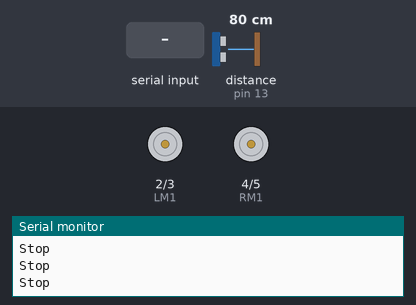
Bench run of a sketch on a simulated Arduino Uno, built with avr-gcc and run on an emulated ATmega328P. On the bench: motor-driver pin pairs drawn as motors (green arrow = first pin HIGH = forward, orange = second pin HIGH = backward, longer = more drive, scaled by the enable pin), the last lines printed to the serial monitor. The inputs (shaded band) are chosen by the test bench; at power-on: distance to the obstacle (sensor on pin 13) 80 cm. The echo pulse lasts 58.3 µs per cm.

Above: at 1.2 s.
1.3 s: "B" received over the second serial link
At 2.5 s:
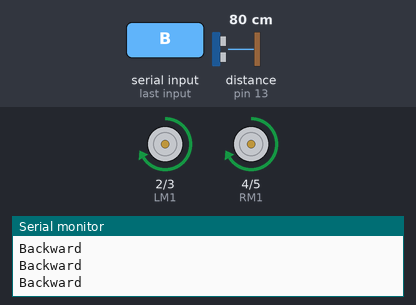
2.8 s: "L" received over the second serial link
At 3.4 s:
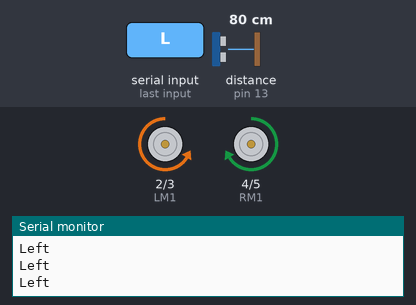
4.3 s: "R" received over the second serial link
At 4.7 s:
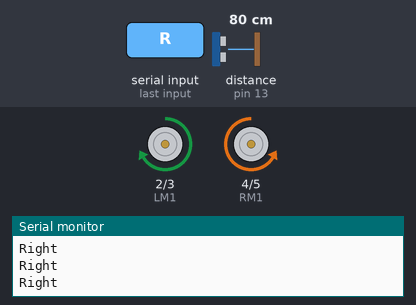
5.8 s: "F" received over the second serial link
At 7.0 s:
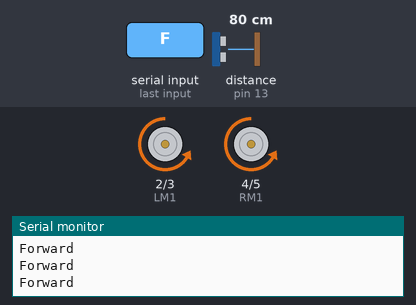
7.3 s: distance to the obstacle (sensor on pin 13) set to 22 cm
10.3 s: distance to the obstacle (sensor on pin 13) set to 17 cm
At 11.7 s:
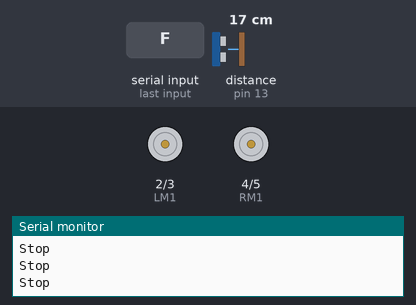
Timing chart, 0 to 12.8 s (numbered marks = the images above; inputs shaded):
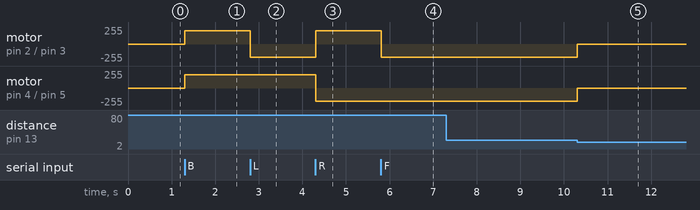

Measured:
- the behaviour switches between 20 and 19 cm on distance to the obstacle (sensor on pin 13) (found by bisection; images 4 and 5)
- after the input at 1.3 s, motor on pin 2 (LM1) / pin 3 (LM2), motor on pin 4 (RM1) / pin 5 (RM2): stopped → forward 200/255 at once
- after the input at 2.8 s, motor on pin 2 (LM1) / pin 3 (LM2): forward 200/255 → backward 200/255 at once
- after the input at 4.3 s, motor on pin 2 (LM1) / pin 3 (LM2): backward 200/255 → forward 200/255 at once; motor on pin 4 (RM1) / pin 5 (RM2): forward 200/255 → backward 200/255 at once
- after the input at 5.8 s, motor on pin 2 (LM1) / pin 3 (LM2): forward 200/255 → backward 200/255 at once
- after the input at 10.3 s, motor on pin 2 (LM1) / pin 3 (LM2), motor on pin 4 (RM1) / pin 5 (RM2): backward 200/255 → stopped at once

The sketch:

RC_BOT_PING.ino
```cpp
#include <SoftwareSerial.h>
#include <NewPing.h>

#define TRIGGER_PIN  12  // Arduino pin tied to trigger pin on the ultrasonic sensor.
#define ECHO_PIN     13  // Arduino pin tied to echo pin on the ultrasonic sensor.
#define MAX_DISTANCE 200 // Maximum distance we want to ping for (in centimeters). Maximum sensor distance is rated at 400-500cm.

NewPing sonar(TRIGGER_PIN, ECHO_PIN, MAX_DISTANCE); // NewPing setup of pins and maximum distance.

SoftwareSerial mySerial(10, 11); // TX, RX

char RecivedData;

int Right_Speed_Pin = 9;//EN-A
int Left_Speed_Pin = 6; //EN-B

int LM1 = 2; //Left Motor
int LM2 = 3;
int RM1 = 4; //Right Motor
int RM2 = 5;

void SetSpeed(int Speed)
{
  analogWrite(Right_Speed_Pin, Speed);
  analogWrite(Left_Speed_Pin, Speed);
}
void Stop()
{
  digitalWrite(LM1, LOW);
  digitalWrite(LM2, LOW);
  digitalWrite(RM1, LOW);
  digitalWrite(RM2, LOW);
}
void  Forward()
{
  digitalWrite(LM1, LOW);
  digitalWrite(LM2, HIGH);
  digitalWrite(RM1, LOW);
  digitalWrite(RM2, HIGH);
}
void  Backward()
{
  digitalWrite(LM1, HIGH);
  digitalWrite(LM2, LOW);
  digitalWrite(RM1, HIGH);
  digitalWrite(RM2, LOW);
}
void  SpotRight()
{
  digitalWrite(LM1, HIGH);
  digitalWrite(LM2, LOW);
  digitalWrite(RM1, LOW);
  digitalWrite(RM2, HIGH);
}
void  ArcRight()
{
  digitalWrite(LM1, HIGH);
  digitalWrite(LM2, LOW);
  digitalWrite(RM1, LOW);
  digitalWrite(RM2, LOW);
}
void  SpotLeft()
{
  digitalWrite(LM1, LOW);
  digitalWrite(LM2, HIGH);
  digitalWrite(RM1, HIGH);
  digitalWrite(RM2, LOW);
}
void  ArcLeft()
{
  digitalWrite(LM1, LOW);
  digitalWrite(LM2, LOW);
  digitalWrite(RM1, HIGH);
  digitalWrite(RM2, LOW);
}

void setup() {
  pinMode(LM1, OUTPUT); //Left 1
  pinMode(LM2, OUTPUT); //Left 2
  pinMode(RM1, OUTPUT); //Right 1
  pinMode(RM2, OUTPUT); //Right 2
  pinMode(Right_Speed_Pin, OUTPUT); //Enable A
  pinMode(Left_Speed_Pin, OUTPUT); //Enable B
  Serial.begin(9600); //Arduino Uno - PC
  mySerial.begin(9600); //Arduino Uno - HC05
}

void loop() {
  //Store Distance
  int distance = sonar.ping_cm(); //Get distance in cm(0 = outside set distance range)
  //Read Bluetooth Data
  if (mySerial.available() > 0) {
    RecivedData = mySerial.read();
  }
  //Check Distance and Proceed
  if (distance > 0 && distance < 20)
  {
    if (RecivedData == 'B')
    {
      Backward();
      SetSpeed(200);
      Serial.println("Backward");
    }
    else if (RecivedData == 'L')
    {
      SpotLeft();
      SetSpeed(200);
      Serial.println("Left");
    }
    else if (RecivedData == 'R')
    {
      SpotRight();
      SetSpeed(200);
      Serial.println("Right");
    }
    else {
      Stop();
      Serial.println("Stop");
    }
  } else
  {
    if (RecivedData == 'F')
    {
      Forward();
      SetSpeed(200);
      Serial.println("Forward");
    }
    else if (RecivedData == 'B')
    {
      Backward();
      SetSpeed(200);
      Serial.println("Backward");
    }
    else if (RecivedData == 'L')
    {
      SpotLeft();
      SetSpeed(200);
      Serial.println("Left");
    }
    else if (RecivedData == 'R')
    {
      SpotRight();
      SetSpeed(200);
      Serial.println("Right");
    }
    else {
      Stop();
      Serial.println("Stop");
    }
  }
}
```
